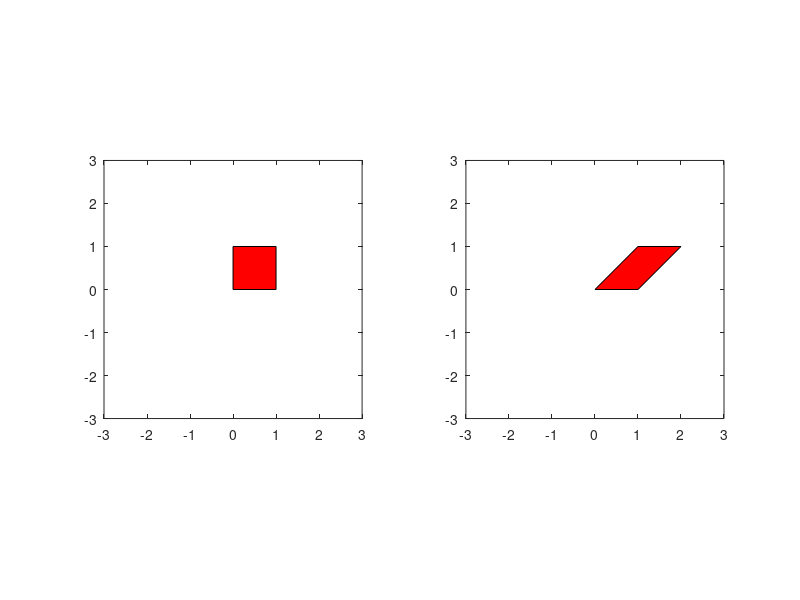

The MATLAB source for this figure:
% Linear Transformation
clear; clc; 
P=[0 1 1 0; 0 0 1 1];
A=[1 1; 0 1];
Ptrans=A*P;
subplot(121);
fill(P(1,:),P(2,:),'red');
axis([-3 3 -3 3]); axis square
subplot(122);
fill(Ptrans(1,:),Ptrans(2,:),'red');
axis([-3 3 -3 3]); axis square